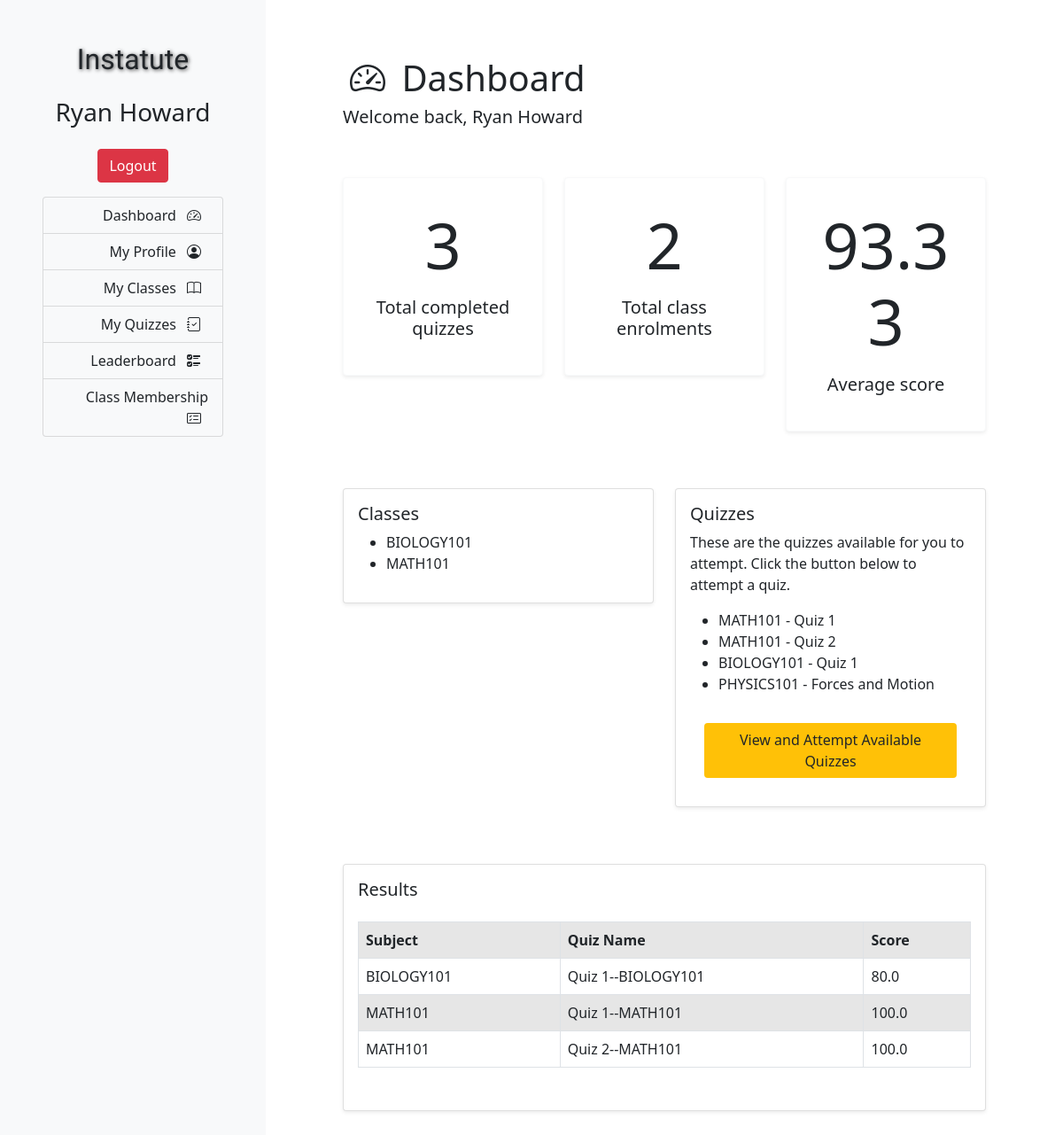
/home/ (signed in), run on the app's committed database.
### subjects/models.py (models this page shows, shortened)
class Enrolment(models.Model):
    user = models.ForeignKey(User, on_delete=models.CASCADE)
    subject = models.ForeignKey(Subject, on_delete=models.CASCADE)
    is_active = models.BooleanField(default=True)

class Subject(models.Model):
    subject = models.CharField(max_length=100)
    start_dt = models.DateField()
    end_dt = models.DateField()
    def __str__(self):
        return str(self.subject)

### quiz/models.py (models this page shows, shortened)
class Quiz(models.Model):
    name = models.CharField(max_length=200)
    subject = models.CharField(max_length=100)
    number_of_questions = models.IntegerField()
    active_status = models.BooleanField(default=False)
    start_dttm = models.DateTimeField()
    end_dttm = models.DateTimeField()
    def __str__(self):
        return f"{self.name}--{self.subject}"
    class Meta:
        verbose_name_plural = 'Quizes'

class Result(models.Model):
    user = models.ForeignKey(User, on_delete=models.CASCADE)
    subject = models.CharField(max_length=100)
    quiz = models.ForeignKey(Quiz, on_delete=models.CASCADE)
    score = models.FloatField()
    created_dttm = models.DateTimeField(auto_now_add=True)

### subjects/views.py (the view)
# urls.py: 2. Add a URL to urlpatterns:  path('', views.home, name='home')
@login_required # Require user logged in before they can access user home page
def home(request):
    user = request.user
    subjects = Subject.objects.all()
    quizzes = Quiz.objects.all()
    user_enrolments = Enrolment.objects.filter(user=user, is_active=1)
    user_results = Result.objects.filter(user=user)
    quiz_count = user_results.count()
    enrolments_count = user_enrolments.count()
    avg_score = user_results.aggregate(Avg('score')).get('score__avg')
    if(avg_score is not None):
        avg_score = round(avg_score,2)
    return render(request, 'subjects/home.html',
    {   'subjects': subjects,
        'user_enrolments': user_enrolments,
        'user_results': user_results,
        'quiz_count' : quiz_count,
        'enrolments_count' : enrolments_count,
        'avg_score': avg_score,
        'quizzes': quizzes,
        })

### subjects/templates/subjects/home.html (shortened to what this page needs)
{% extends "base.html" %}
{% load crispy_forms_tags %}
{% block content %}
<div class="col-12 col-md-12 p5">
    <main class="pt-3">
        <div class="container-fluid">
            <div class="row justify-content-between">
                <div class="mb-5 ">
                    <h1><i class="bi bi-speedometer2 p-2"></i> Dashboard</h1>
                    <h5>Welcome back, {{ user.first_name }} {{ user.last_name }}</h5>
                </div>
            </div>
            <div class="row mb-5 d-flex justify-content-center">
                <div class="col-12 col-md-4">
                    <div class="card border-light p-3 shadow-sm">
                        <div class="card-body">
                            <h1 class="number mb-3 display-2 text-center">{{ quiz_count }}</h1>
                            <h5 class="card-title text-center">Total completed quizzes</h5>
                        </div>
                    </div>
                </div>
                <div class="col-12 col-md-4">
                    <div class="card border-light p-3 shadow-sm">
                        <div class="card-body">
                            <h1 class="number mb-3 display-2 text-center">{{ enrolments_count }}</h1>
                            <h5 class="card-title text-center">Total class enrolments</h5>
                        </div>
                    </div>
                </div>
                <div class="col-12 col-md-4">
                    <div class="card border-light p-3 shadow-sm">
                        <div class="card-body">
                            <h1 class="number mb-3 display-2 text-center">{{ avg_score }}</h1>
                            <h5 class="card-title text-center">Average score</h5>
                        </div>
                    </div>
                </div>
            </div>
            <div class="row mb-5">
                <div class="col-6">
                    <div class="card p-3 my-3 shadow-sm">
                        <h5>Classes</h3>
                            <ul>
                                {% for obj in user_enrolments %}
                                <li>{{ obj.subject }}</li>
                                {% endfor %}
                            </ul>
                    </div>
                </div>
                <div class="col-6">
                    <div class="card p-3 my-3 shadow-sm">
                        <h5>Quizzes</h5>
                        <p>These are the quizzes available for you to attempt. Click the button below to attempt a quiz.</p>
                        <ul>
                            {% for obj in quizzes %}
                                <li>{{obj.subject}} - {{obj.name}}</li>
                            {% endfor %}
                        </ul>
                        <a href="{% url 'quiz:main-view' %}" class="btn bg-warning m-3">View and Attempt Available Quizzes</a>
                    </div>
                </div>
            </div>
            <div>
                <div class="card body shadow-sm p-3">
                    <h5>Results</h5>
                    <p>
                    <table class="table table-striped table-bordered">
                        <th>Subject</th>
                        <th>Quiz Name</th>
                        <th>Score</th>
                        {% for i in user_results %}
                        <tr>
                            <td>{{ i.subject }}</td>
                            <td>{{ i.quiz }}</td>
                            <td>{{ i.score }}</td>
                        </tr>
                        {% endfor %}
                    </table>
                    </p>
                </div>
            </div>
        </div>
    </main>
</div>
{% endblock content %}

### templates/base.html (shortened to what this page needs)
{% load static %}
<!DOCTYPE html>
<html lang="en">
<head>
    <link rel="stylesheet" href="https://cdn.jsdelivr.net/npm/bootstrap@4.5.3/dist/css/bootstrap.min.css">
    <link rel="stylesheet" href="https://cdn.jsdelivr.net/npm/bootstrap-icons@1.8.3/font/bootstrap-icons.css">
    <link href="https://cdn.jsdelivr.net/npm/bootstrap@5.1.3/dist/css/bootstrap.min.css" rel="stylesheet">
</head>
<body>
<div class="container-fluid h-100 content">
    <div class="row h-100">
        <div class="col-12 col-md-3 p-5 bg-light">
            <div class="row mb-3">
                <div class="col-12 d-flex justify-content-center">
                    <h2 class="brand">Instatute</h2>
                </div>
            </div>
            {% if user.is_authenticated %}
            <div class="row my-3">
                <div class="col-12 d-flex justify-content-center">
                    <h3>{{ user.first_name }} {{ user.last_name }}</h3>
                </div>
            </div>
            {% endif %}
            <div class="row my-3">
                <div class="col-12 d-flex justify-content-center">
                    {% if user.is_authenticated %}
                        <a class="btn btn-danger mx-1" href="{% url 'logout' %}">Logout</a>
                        {% else %}
                        <a class="btn btn-success mx-1" href="{% url 'login' %}">Login</a>
                        <a class="btn btn-warning mx-1" href="{% url 'register' %}">Register</a>
                    {% endif %}
                </div>
            </div>
            {% if user.is_authenticated %}
            <div class="row my-3">
                <div class="col-12 d-flex justify-content-end">
                    <div class="list-group" style="width: 100%;">
                        <a href="{% url 'home' %}" class="list-group-item list-group-item-action text-end bg-light">Dashboard <i class="bi bi-speedometer2 p-2"></i></a>
                        <a href="{% url 'profile' %}" class="list-group-item list-group-item-action text-end bg-light">My Profile <i class="bi bi-person-circle p-2"></i></a>
                        <a href="{% url 'classes' %}" class="list-group-item list-group-item-action text-end bg-light">My Classes <i class="bi bi-book p-2"></i></a>
                        <a href="{% url 'quiz:main-view' %}" class="list-group-item list-group-item-action text-end bg-light">My Quizzes <i class="bi bi-journal-check p-2"></i></a>
                        <a href="{% url 'leaderboard' %}" class="list-group-item list-group-item-action text-end bg-light">Leaderboard <i class="bi bi-ui-checks p-2"></i></a>
                        <a href="{% url 'membership' %}" class="list-group-item list-group-item-action text-end bg-light">Class Membership <i class="bi bi-card-checklist p-2"></i></a>
                    </div>
                </div>
            </div>
            {% endif %}
        </div>
        <div class="col-12 col-md-9 p-5">
          {% block content %}
          {% endblock content %}
        </div>
    </div>
</div>
</body>
</html>

### templates/base.html (style rules this page uses)
html, body { height: 100%; }
.brand { font-family: 'Radio Canada', sans-serif; text-shadow: 1px 1px 4px #3f3f3f; }

### data on the page
Enrolment: subject "BIOLOGY101"
Enrolment: subject "MATH101"
Quiz: subject "MATH101", name "Quiz 1"
Quiz: subject "MATH101", name "Quiz 2"
Quiz: subject "BIOLOGY101", name "Quiz 1"
Quiz: subject "PHYSICS101", name "Forces and Motion"
Result: subject "BIOLOGY101", quiz "Quiz 1--BIOLOGY101", score "80.0"
Result: subject "MATH101", quiz "Quiz 1--MATH101", score "100.0"
Result: subject "MATH101", quiz "Quiz 2--MATH101", score "100.0"

### other printed values
{{ user.first_name }} "Ryan"
{{ user.last_name }} "Howard"
{{ quiz_count }} "3"
{{ enrolments_count }} "2"
{{ avg_score }} "93.33"
